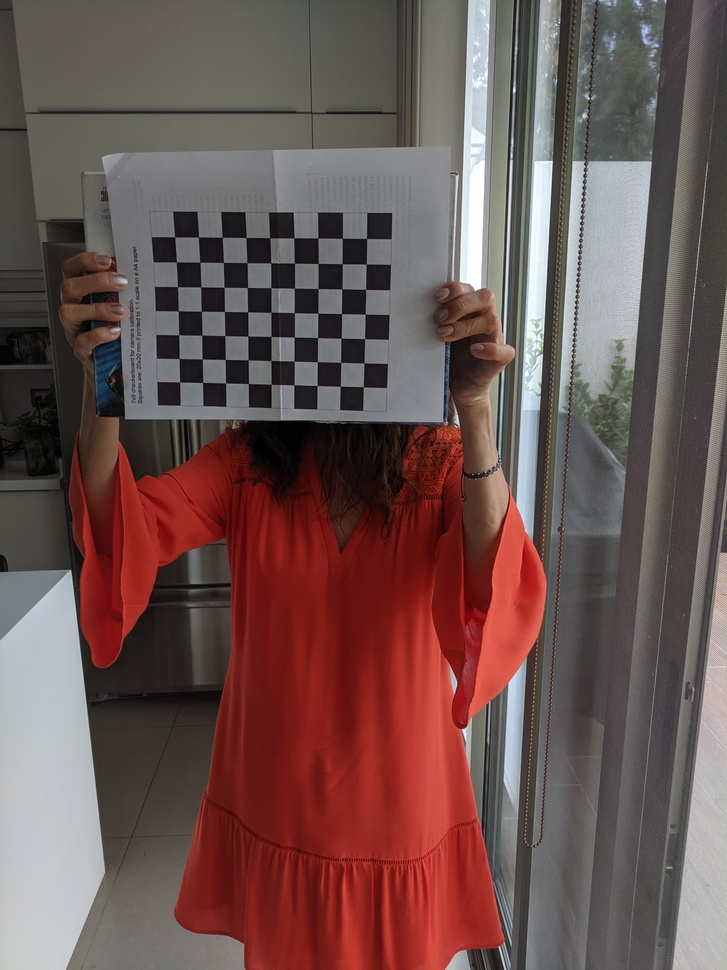
#> input picture P1/images/1.jpg, 727 x 970 px, shrunk from 3036 x 4048 before the run, given in place of the camera
$ python binarization.py
#> lines starting #> are read from the running program, lines starting #| are printed output that depends on the picture; after the words box and inside, x2 and y2 are one past the last pixel; in counts of white or black regions, pixels touching at a corner belong together
import numpy as np
import cv2
from matplotlib import pyplot as plt

def processFrame(cap):
    ret, frame = cap.read()
#> frame is the input picture: shape (970, 727, 3); mean B, G, R 81.4, 84, 108.1
    imgBW = cv2.cvtColor(frame, cv2.COLOR_BGR2GRAY)
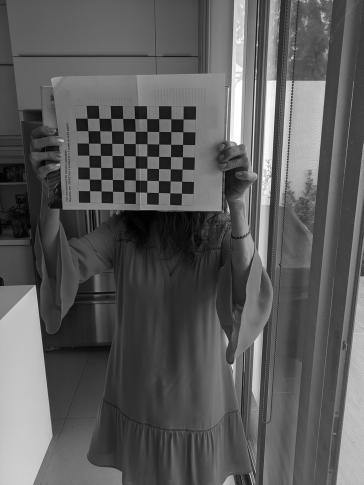
#> imgBW: shape (970, 727) (shown at 1/2 size); min 0, max 255, mean 90.9

    _, thBinary = cv2.threshold(imgBW, 127, 255, cv2.THRESH_BINARY)
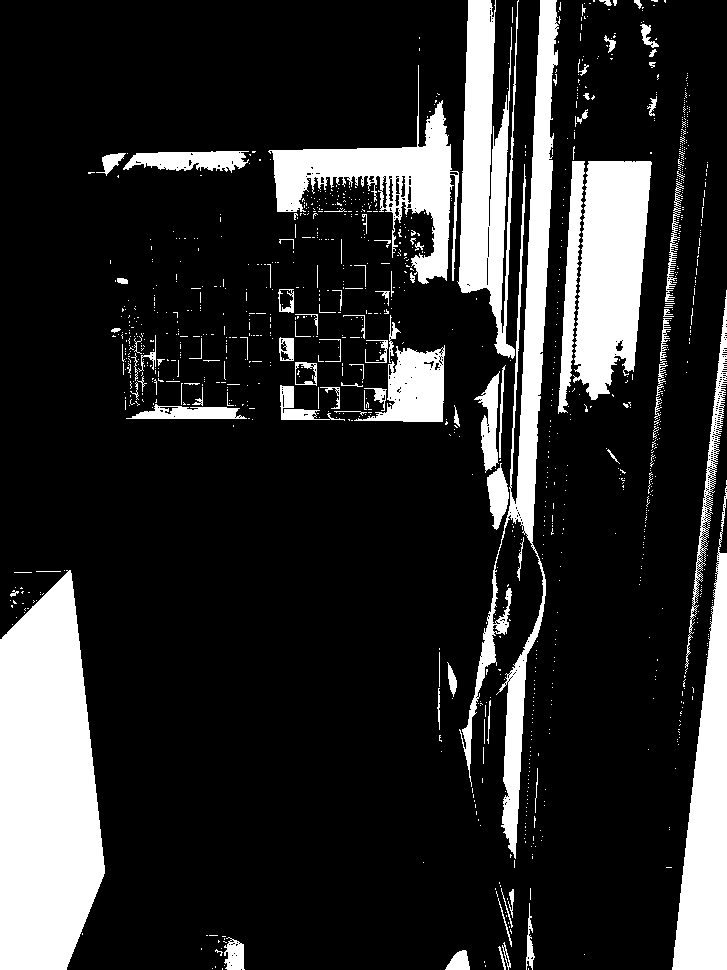
#> thBinary: shape (970, 727); 17.4% white; 1150 white regions (1049 under 20 px), largest, box (x1, y1, x2, y2) and area: (0, 570, 105, 970) 32692, (459, 0, 559, 859) 16028, (573, 161, 652, 400) 13522
    thGaussian = cv2.adaptiveThreshold(imgBW, 255, cv2.ADAPTIVE_THRESH_GAUSSIAN_C, cv2.THRESH_BINARY, 15, 4)
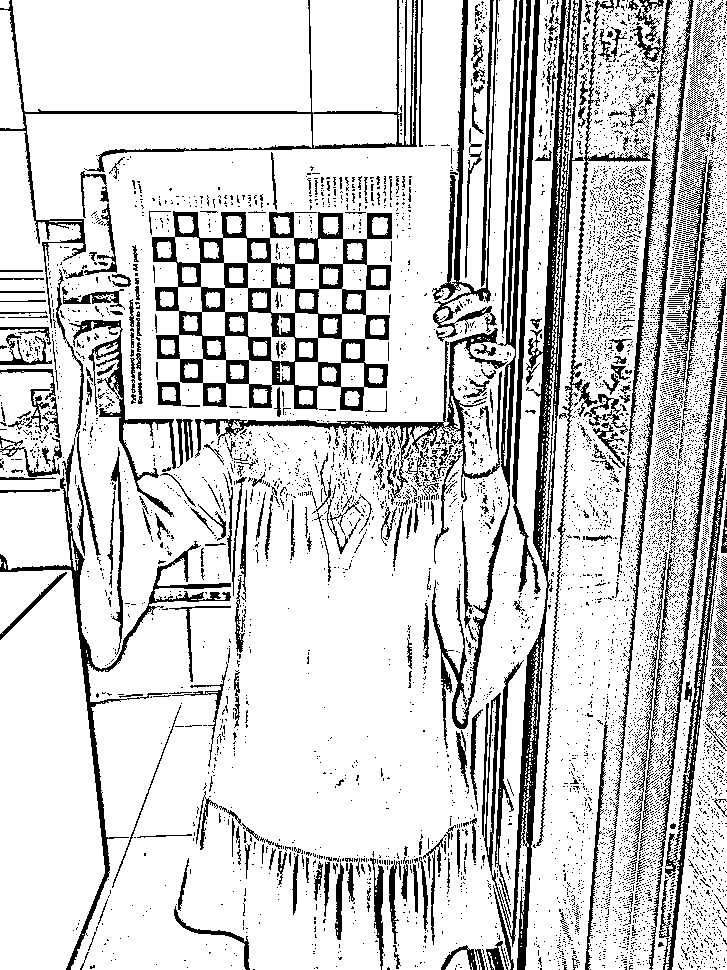
#> thGaussian: shape (970, 727); 81.5% white; 7619 black regions (7226 under 20 px), largest, box (x1, y1, x2, y2) and area: (152, 211, 392, 411) 14153, (484, 0, 584, 970) 12490, (432, 0, 531, 749) 6130
    _ ,thBinaryOtsu = cv2.threshold(imgBW, 0, 255, cv2.THRESH_BINARY + cv2.THRESH_OTSU)
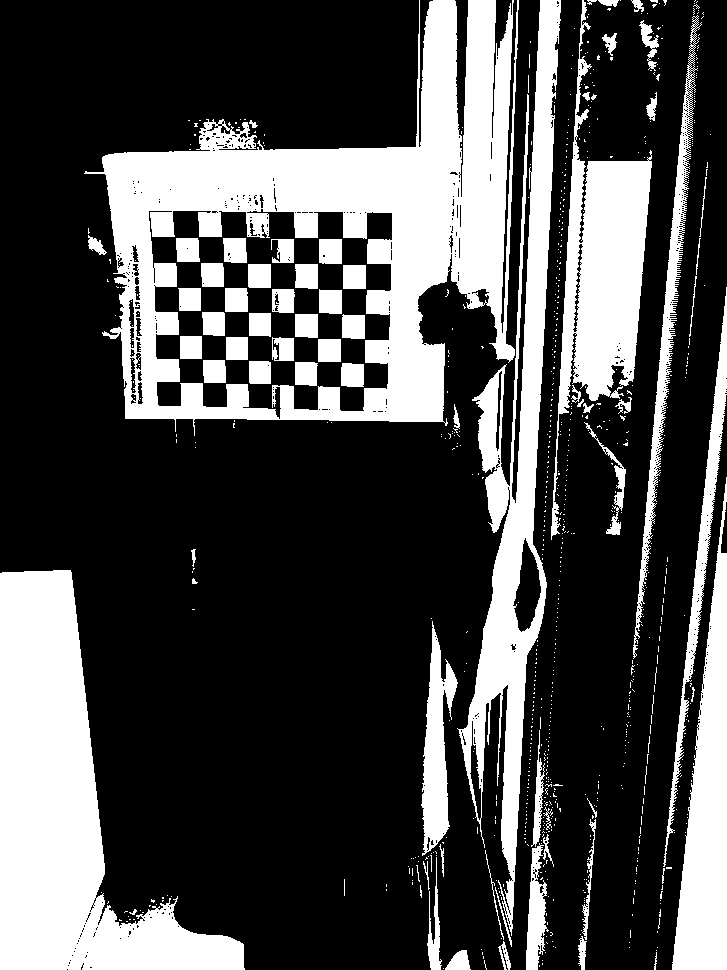
#> thBinaryOtsu: shape (970, 727); 29.5% white; 832 white regions (760 under 20 px), largest, box (x1, y1, x2, y2) and area: (84, 0, 519, 436) 71280, (0, 570, 245, 970) 43165, (457, 0, 561, 936) 26442

    images = [imgBW, thBinary, thGaussian, thBinaryOtsu]
    titles = ['Original Image B&W', 'Global Thresholding (v = 127)', 'Adaptive Gaussian Thresholding', 'OTSU Thresholding']

    for i in range(4):
        plt.subplot(2,2,i+1)
        plt.imshow(images[i],'gray')
        plt.title(titles[i])
        plt.xticks([]),plt.yticks([])

cap = cv2.VideoCapture(0)
plt.ion()

while(cap.isOpened()):
    processFrame(cap)
    plt.pause(0.01)

    if cv2.waitKey(1) & 0xFF == ord('q'):
#> (key q is pressed here)
        break

cap.release()
plt.ioff()
plt.show()

$ run again, on P1/images/10.jpg
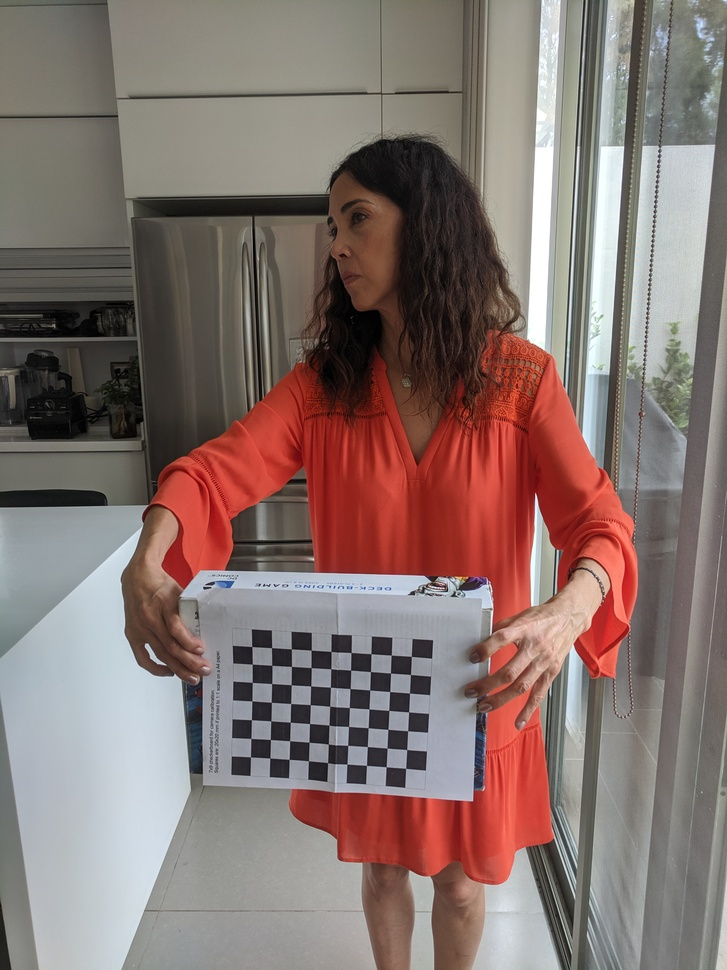
#> input picture P1/images/10.jpg, 727 x 970 px, shrunk from 3036 x 4048 before the run, given in place of the camera
#> in processFrame, frame is the input picture: shape (970, 727, 3); mean B, G, R 110.9, 115.3, 134
#> in processFrame, `_, thBinary = cv2.threshold(imgBW, 127, 255, cv2.THRESH_BINARY)`:
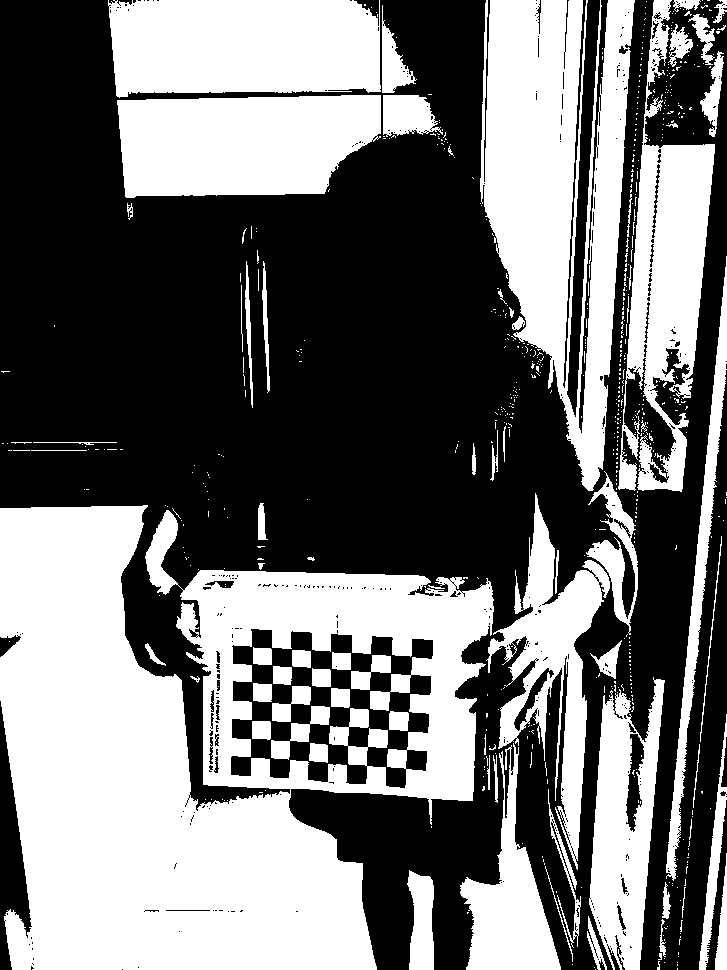
#> thBinary: shape (970, 727); 45.3% white; 680 white regions (605 under 20 px), largest, box (x1, y1, x2, y2) and area: (0, 505, 494, 970) 140912, (480, 0, 635, 491) 43403, (108, 0, 381, 98) 24392
#> thGaussian: shape (970, 727); 80.2% white; 4701 black regions (4316 under 20 px), largest, box (x1, y1, x2, y2) and area: (121, 504, 489, 970) 12881, (0, 0, 490, 519) 12581, (231, 629, 433, 788) 10976
#> in processFrame, `_ ,thBinaryOtsu = cv2.threshold(imgBW, 0, 255, cv2.THRESH_BINARY + cv2..`:
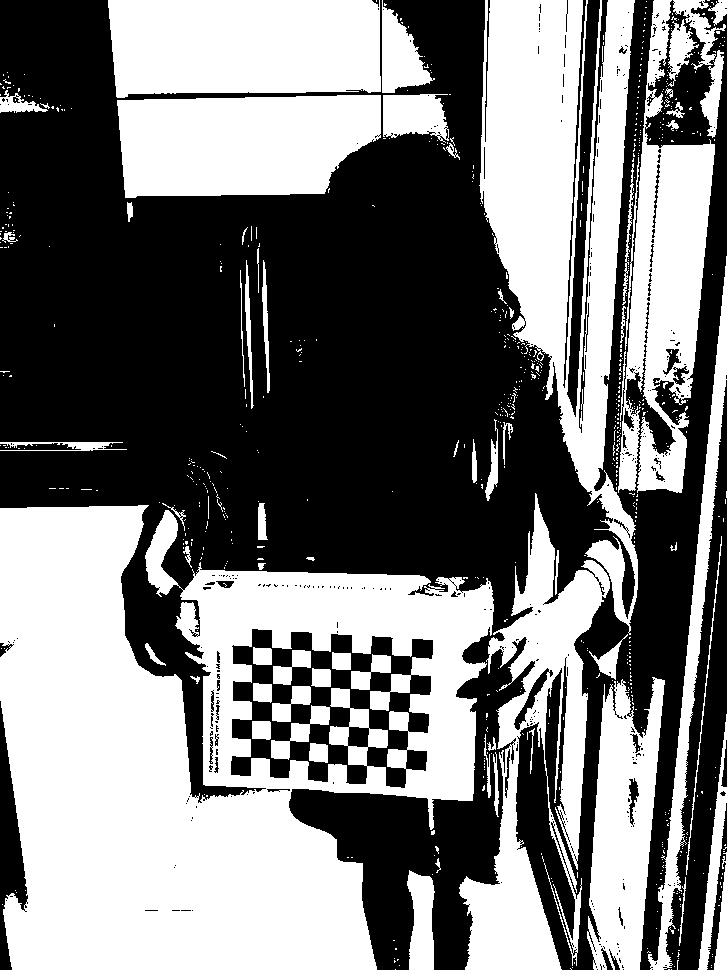
#> thBinaryOtsu: shape (970, 727); 47.8% white; 754 white regions (685 under 20 px), largest, box (x1, y1, x2, y2) and area: (0, 505, 494, 970) 143565, (479, 0, 638, 635) 47893, (459, 493, 610, 970) 25791

$ run again, on P1/images/11.jpg
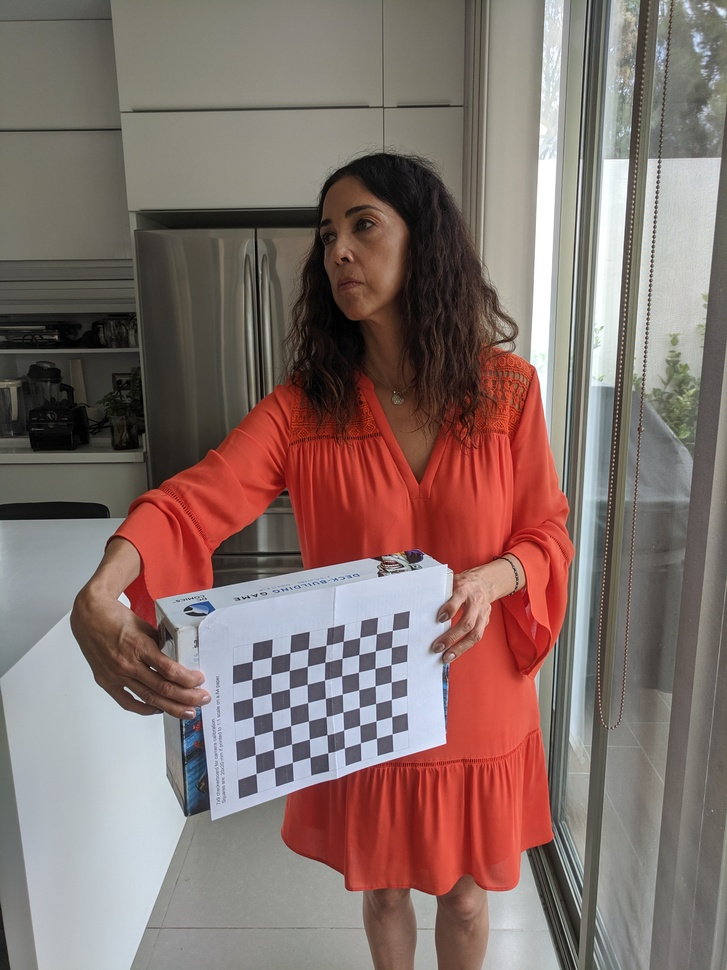
#> input picture P1/images/11.jpg, 727 x 970 px, shrunk from 3036 x 4048 before the run, given in place of the camera
#> in processFrame, frame is the input picture: shape (970, 727, 3); mean B, G, R 108.1, 112.7, 132.4
#> in processFrame, `_, thBinary = cv2.threshold(imgBW, 127, 255, cv2.THRESH_BINARY)`:
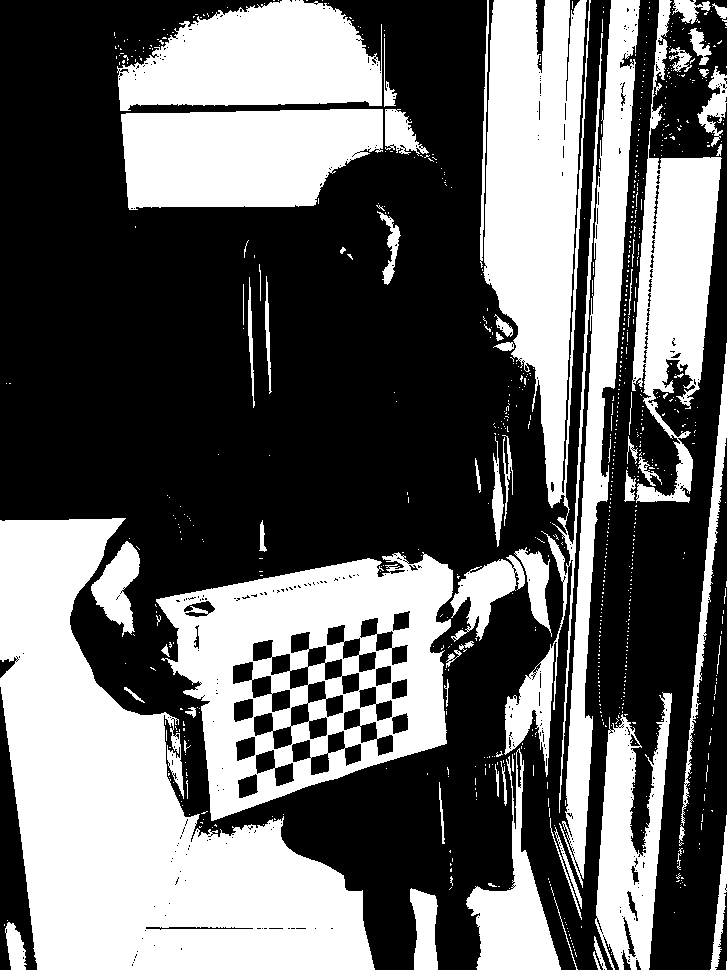
#> thBinary: shape (970, 727); 40.6% white; 843 white regions (774 under 20 px), largest, box (x1, y1, x2, y2) and area: (0, 518, 375, 970) 81200, (156, 552, 453, 821) 41208, (483, 0, 603, 813) 40397
#> thGaussian: shape (970, 727); 79.5% white; 4943 black regions (4556 under 20 px), largest, box (x1, y1, x2, y2) and area: (0, 0, 557, 970) 24109, (0, 0, 471, 553) 12739, (560, 0, 649, 888) 10842
#> in processFrame, `_ ,thBinaryOtsu = cv2.threshold(imgBW, 0, 255, cv2.THRESH_BINARY + cv2..`:
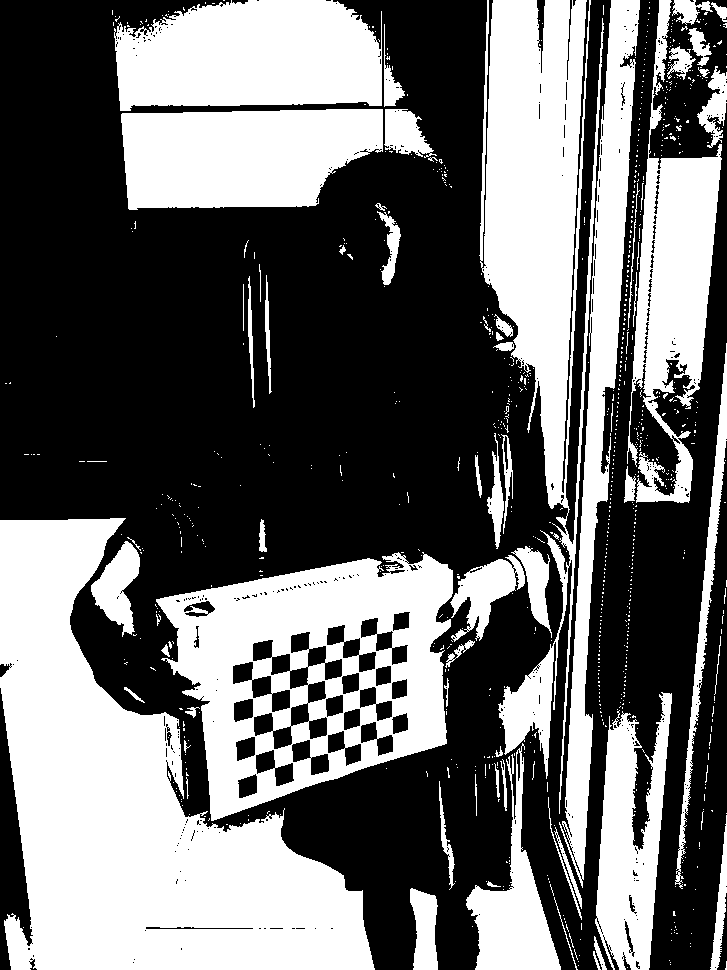
#> thBinaryOtsu: shape (970, 727); 42.5% white; 896 white regions (823 under 20 px), largest, box (x1, y1, x2, y2) and area: (0, 518, 375, 970) 83295, (479, 0, 604, 814) 42339, (156, 552, 453, 821) 41392
